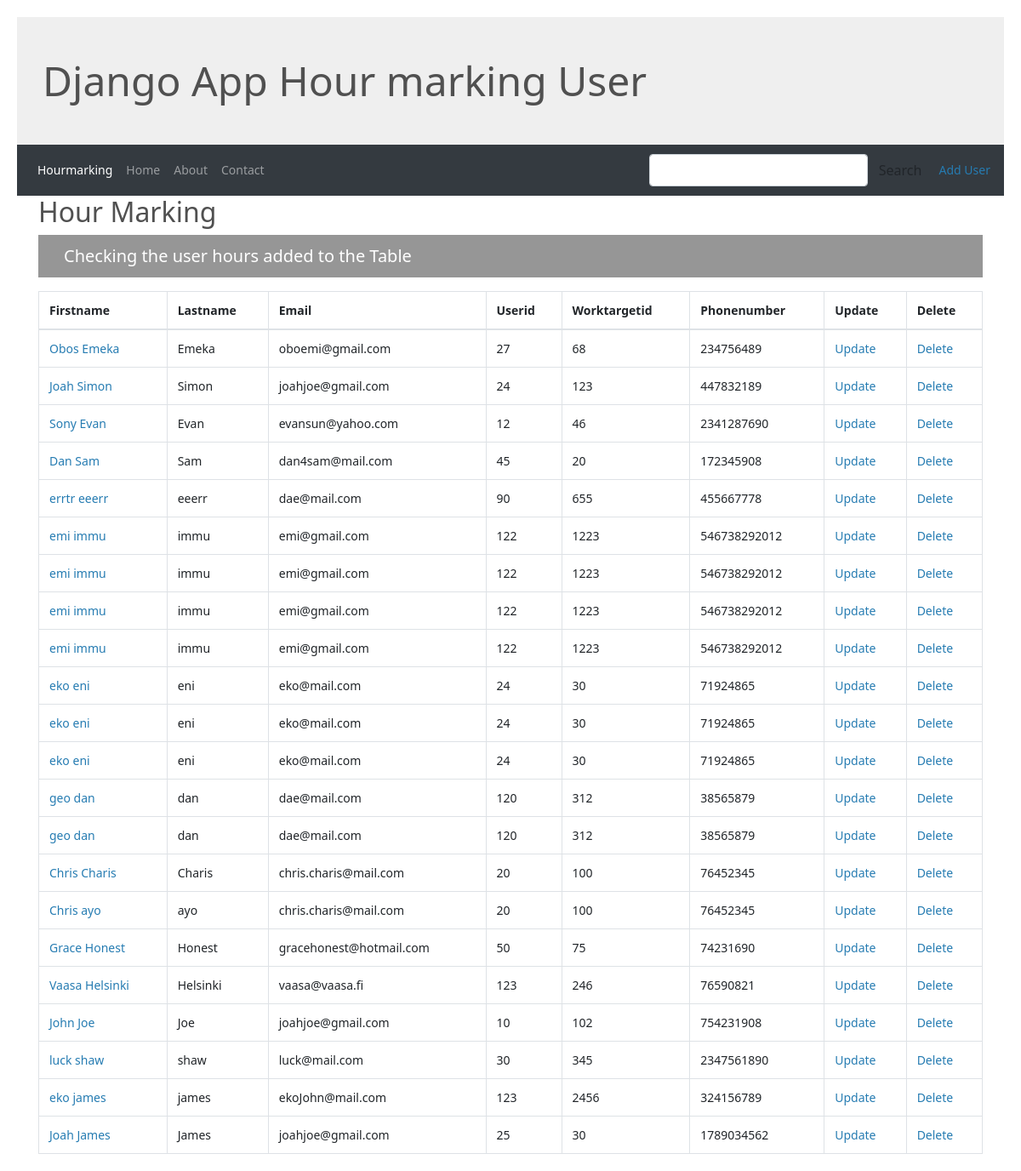
The page / on the database its author committed.
### post/models.py (models this page shows)
class Userhour(models.Model):
	first_name = models.CharField(max_length=15)
	last_name = models.CharField(max_length=10)
	email = models.EmailField(max_length=30)
	userId = models.IntegerField(default=0)
	workTargetId = models.IntegerField(default=0)
	phoneNumber = models.IntegerField()
	isAdmin = models.BooleanField(default=True)
	dateTime = models.DateTimeField(auto_now=True, auto_now_add=False)
	def __str__(self):
		return self.first_name+ " " +self.last_name

### post/views.py (the view)
# urls.py: path('', views.index, name='index'),
def index(request):
    users = Userhour.objects.all()
    form = Userform()
    context = {'users':users, 'form': form}
    return render(request, "home.html", context)

### post/forms.py
class Userform(forms.ModelForm):
	class Meta:
		model = Userhour
		fields = [
				"first_name",
				"last_name",
				"email",
				"userId",
				"workTargetId",
				"phoneNumber"
		]

### template/home.html
{% extends 'base.html' %}
{% block container %}
<div class="container">
          {% for user in users %}
              <tr>
                <td><a href="{% url 'detail' user.pk %}">{{user}}</a></td>
                <td>{{ user.last_name }}</td>
                <td>{{ user.email }}</td>
                <td>{{ user.userId }}</td>
                <td>{{ user.workTargetId }}</td>
                <td>{{ user.phoneNumber }}</td>
                <td><a href="{% url 'update' user.pk %}">Update</a></td>
                <td><a href="{% url 'delete' user.id %}">Delete</a></td>
              </tr>
          {% endfor %}
</div>
{% endblock %}

### template/base.html (shortened to what this page needs)
<!DOCTYPE html>
<html lang="en">
<head>
      <link rel="stylesheet" href="https://maxcdn.bootstrapcdn.com/bootstrap/4.4.1/css/bootstrap.min.css">
</head>
<body>
    <div id="header">
        <h1>Django App Hour marking User</h1>
    </div>
        <nav class="navbar navbar-expand-sm bg-dark navbar-dark">
        <ul class="navbar-nav">
        <li class="nav-item active">
          <a class="nav-link" href="{% url 'index' %}">Hourmarking</a>
        </li>
        <li class="nav-item">
          <a class="nav-link" href="#">Home</a>
        </li>
        <li class="nav-item">
          <a class="nav-link" href="#">About</a>
        </li>
        <li class="nav-item">
          <a class="nav-link " href="#">Contact</a>
        </li>
  </ul>
      <form class="form-inline ml-auto" role="search" method="GET" action="{% url 'index' %}" >
        <div class="form-group">
            <input type="text" class="form-control"  name="q" value="{{request.GET.q}}
            ">
            </div>
            <button type="submit" class="btn btn-default">Search</button>
    </form>
    <ul class="navbar-nav navbar-right">
        <li class="">
            <a href="{% url 'create'  %}">
                &nbsp; Add User
            </a>
        </li>
    </ul>
</nav>
 <div class="container">
      <h2>Hour Marking</h2>
      <p>Checking the user hours added to the Table</p>
      <table class="table table-bordered">
        <thead>
          <tr>
            <th>Firstname</th>
            <th>Lastname</th>
            <th>Email</th>
            <th>Userid</th>
            <th>Worktargetid</th>
            <th>Phonenumber</th>
            <th>Update</th>
            <th>Delete</th>
          </tr>
        </thead>
   {% block container %}{% endblock %}
   </table>
</div>
</body>
</html>

### template/base.html (style rules this page uses)
body { background: #fff; color: #505050; font: 14px 'Segoe UI', tahoma, arial, helvetica, sans-serif; margin: 20px; padding: 0; }
#header { background: #efefef; padding: 0; }
h1 { font-size: 48px; font-weight: normal; margin: 0; padding: 0 30px; line-height: 150px; }
p { font-size: 20px; color: #fff; background: #969696; padding: 0 30px; line-height: 50px; }
ul { list-style: none; padding: 0; margin: 0; line-height: 20px; }
li { padding: 4px 0; }
a { color: #267cb2; text-decoration: none; }

### rows shown on the page
Userhour: first_name+last_name "Obos Emeka", last_name "Emeka", email "oboemi@gmail.com", userId "27", workTargetId "68", phoneNumber "234756489"
Userhour: first_name+last_name "Joah Simon", last_name "Simon", email "joahjoe@gmail.com", userId "24", workTargetId "123", phoneNumber "447832189"
Userhour: first_name+last_name "Sony Evan", last_name "Evan", email "evansun@yahoo.com", userId "12", workTargetId "46", phoneNumber "2341287690"
Userhour: first_name+last_name "Dan Sam", last_name "Sam", email "dan4sam@mail.com", userId "45", workTargetId "20", phoneNumber "172345908"
Userhour: first_name+last_name "errtr eeerr", last_name "eeerr", email "dae@mail.com", userId "90", workTargetId "655", phoneNumber "455667778"
Userhour: first_name+last_name "emi immu", last_name "immu", email "emi@gmail.com", userId "122", workTargetId "1223", phoneNumber "546738292012"
Userhour: first_name+last_name "emi immu", last_name "immu", email "emi@gmail.com", userId "122", workTargetId "1223", phoneNumber "546738292012"
Userhour: first_name+last_name "emi immu", last_name "immu", email "emi@gmail.com", userId "122", workTargetId "1223", phoneNumber "546738292012"
Userhour: first_name+last_name "emi immu", last_name "immu", email "emi@gmail.com", userId "122", workTargetId "1223", phoneNumber "546738292012"
Userhour: first_name+last_name "eko eni", last_name "eni", email "eko@mail.com", userId "24", workTargetId "30", phoneNumber "71924865"
Userhour: first_name+last_name "eko eni", last_name "eni", email "eko@mail.com", userId "24", workTargetId "30", phoneNumber "71924865"
Userhour: first_name+last_name "eko eni", last_name "eni", email "eko@mail.com", userId "24", workTargetId "30", phoneNumber "71924865"
Userhour: first_name+last_name "geo dan", last_name "dan", email "dae@mail.com", userId "120", workTargetId "312", phoneNumber "38565879"
Userhour: first_name+last_name "geo dan", last_name "dan", email "dae@mail.com", userId "120", workTargetId "312", phoneNumber "38565879"
Userhour: first_name+last_name "Chris Charis", last_name "Charis", email "chris.charis@mail.com", userId "20", workTargetId "100", phoneNumber "76452345"
Userhour: first_name+last_name "Chris ayo", last_name "ayo", email "chris.charis@mail.com", userId "20", workTargetId "100", phoneNumber "76452345"
Userhour: first_name+last_name "Grace Honest", last_name "Honest", email "gracehonest@hotmail.com", userId "50", workTargetId "75", phoneNumber "74231690"
Userhour: first_name+last_name "Vaasa Helsinki", last_name "Helsinki", email "vaasa@vaasa.fi", userId "123", workTargetId "246", phoneNumber "76590821"
Userhour: first_name+last_name "John Joe", last_name "Joe", email "joahjoe@gmail.com", userId "10", workTargetId "102", phoneNumber "754231908"
Userhour: first_name+last_name "luck shaw", last_name "shaw", email "luck@mail.com", userId "30", workTargetId "345", phoneNumber "2347561890"
Userhour: first_name+last_name "eko james", last_name "james", email "ekoJohn@mail.com", userId "123", workTargetId "2456", phoneNumber "324156789"
Userhour: first_name+last_name "Joah James", last_name "James", email "joahjoe@gmail.com", userId "25", workTargetId "30", phoneNumber "1789034562"
